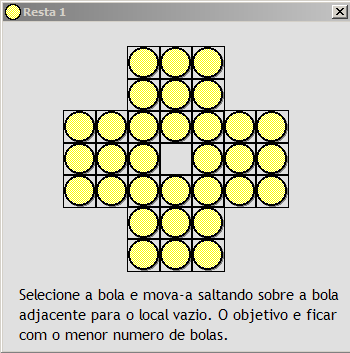
#> input picture restaum/capture.png, 350 x 353 px
$ python -i make_sprites.py   (imports and definitions only)
#> lines starting #> are read from the running program, lines starting #| are printed output that depends on the picture
#> further down, picture is the input picture: PIL image 350x353 RGBA; mean R, G, B, A 203.5, 203.4, 184.3, 255
#!/usr/bin/env python3
"""Generates the sprite sets of the games (needs Pillow).

Each game that has bitmap sprites carries them at several sizes
(sprites/32 ... 192), and picks the set that suits the
screen at run time (ThSprite in ui/modTheme.bas). Run from the repository
root:   python ui/make_sprites.py

* restaum: a socket with a glossy ball and its shadow, drawn at any size;
* pipes:   the original pipe pictures, redrawn smooth in the new colors;
* captureking: chess pieces drawn as shaded shapes (ui/chess_pieces.py).
"""
import io
import os
import re
import struct
import sys
from PIL import Image, ImageDraw, ImageFilter, ImageChops

ROOT = os.path.dirname(os.path.dirname(os.path.abspath(__file__)))
SIZES = (32, 48, 64, 96, 128, 160, 192)

# ------------------------------------------------------------------ colors
CARD = (27, 32, 51)            # ThPanel
SOCKET = (14, 16, 25)
PAGE_Y = (255, 226, 74)        # Pipes: sunny yellow
CELL = (233, 248, 253)         # Pipes: board cell
CELL_LINE = (150, 210, 232)
PIPE_OUT = (14, 69, 105)
PIPE_MID = (111, 181, 214)
PIPE_BODY = (255, 255, 255)


# [68 lines left out: functions save_gif, restaum_ball, not called in this run]


def make_restaum():
    for size in SIZES:
        save_gif(restaum_ball(size), os.path.join(ROOT, 'restaum', 'source', 'sprites', str(size), 'ball.gif'), design=34)


# -------------------------------------------------------------------- pipes
def recolor(im):
    """The original pipe picture (grayscale pipes with a black outline) in
    the new colors, smooth, on a transparent background."""
    im = im.convert('RGBA')
    gray = im.convert('L')
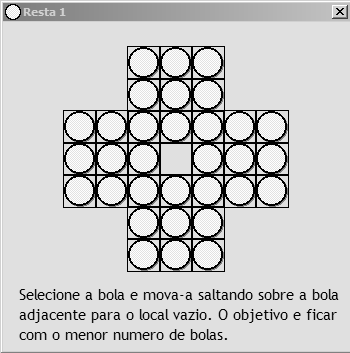
#> gray: PIL image 350x353 L; min 0, max 255, mean 201.2
    a = im.getchannel('A')
#> a: PIL image 350x353 L; every value is 255
    lut_r, lut_g, lut_b = [], [], []
    for v in range(256):
        if v < 128:
            u = v / 128
            c = tuple(PIPE_OUT[i] + (PIPE_MID[i] - PIPE_OUT[i]) * u for i in range(3))
        else:
            u = (v - 128) / 127
            c = tuple(PIPE_MID[i] + (PIPE_BODY[i] - PIPE_MID[i]) * u for i in range(3))
        lut_r.append(int(c[0])); lut_g.append(int(c[1])); lut_b.append(int(c[2]))
    r = gray.point(lut_r); g = gray.point(lut_g); b = gray.point(lut_b)
#> after `g = gray.point(lut_g)`:
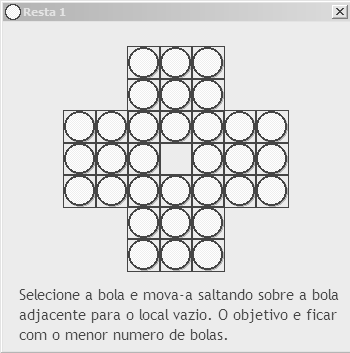
#> g: PIL image 350x353 L; min 69, max 255, mean 219.7
#> after `b = gray.point(lut_b)`:
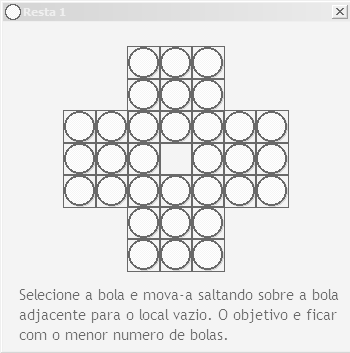
#> b: PIL image 350x353 L; min 105, max 255, mean 230.9
    return Image.merge('RGBA', (r, g, b, a))
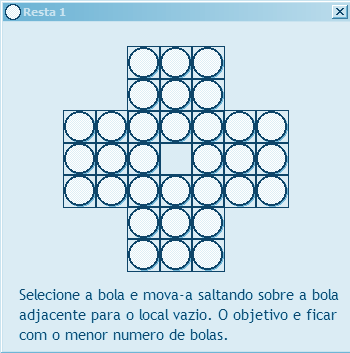
#> returned value: PIL image 350x353 RGBA; mean R, G, B, A 197.7, 219.7, 230.9, 255


# [93 lines left out: functions smooth_up, tile_on, pipes_pictures, make_pipes, bleed, make_captureking, not called in this run]


# [5 lines not run here, left out]

>>> from PIL import Image
>>> picture = Image.open('../restaum/capture.png')
>>> result = recolor(picture)
